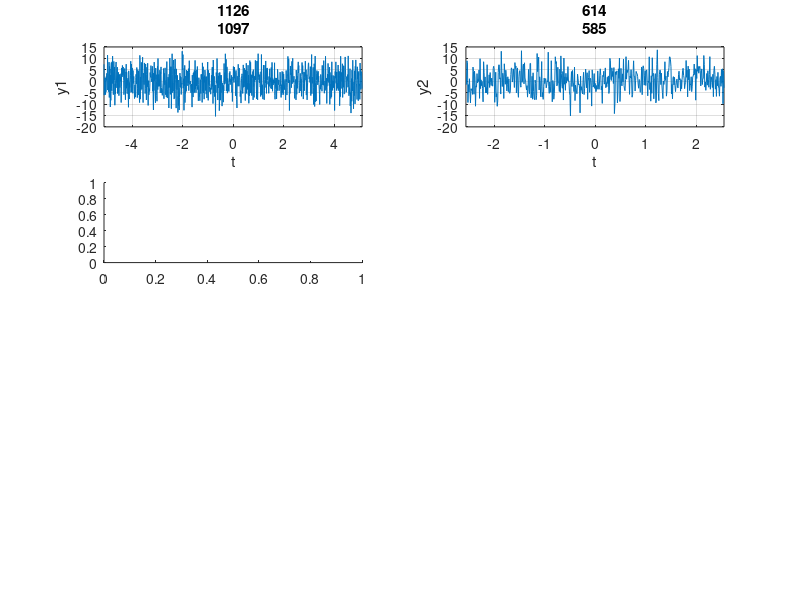

This chart was generated by the following MATLAB code: (Note: this script raises an error after producing the figure.)
%init
close all;
clear all;
clc;

%config
N1 = 2 ^ 10;
N2 = 2 ^ 9;
dt = 1e-2;
mu = 0;
sigma = 5;

%x
t1 = (- N1 / 2 : N1 / 2 - 1) * dt;
f1 = (- N1 / 2 : N1 / 2 - 1) / (N1 * dt);

x = -20 : 1 : 20;

t2 = (-N2 / 2 : N2 / 2 - 1) * dt;
f2 = (- N2 / 2 : N2 / 2 - 1) / (N2 * dt);

%y
y1 = sigma * randn(1, N1) + mu;
y2 = sigma * randn(1, N2) + mu;

g = (1 / (sigma * ((2 * pi) ^ (1 / 2)))) * exp(-((x - mu) .^ 2)/(2 * (sigma ^ 2)));

Y1 = abs(fftshift(fft(y1, N1))) / N1;
Y2 = abs(fftshift(fft(y2, N2))) / N2;

[r1, lags1] = xcorr(y1);
[r2, lags2] = xcorr(y2);

%plot
figure;

subplot(4, 2, 1);
plot(t1, y1);
grid on;
xlim([min(t1), max(t1)]);
xlabel("t");
ylabel("y1");
title("Random Numbers of Gauss Distrbution(N = " + N1 + ")");

subplot(4, 2, 2);
plot(t2, y2);
grid on;
xlim([min(t2), max(t2)]);
xlabel("t");
ylabel("y2");
title("Random Numbers of Gauss Distrbution(N = " + N2 + ")");

subplot(4, 2, 3);
hold on;
histogram(y1, x, 'Normalization', 'pdf');
xticks(x);
xticklabels(x);
plot(x, g);
hold off;
grid on;
xlim([min(x), max(x)]);
title("Histogram of y1");

subplot(4, 2, 4);
hold on;
histogram(y2, x, 'Normalization', 'pdf');
xticks(x);
xticklabels(x);
plot(x, g);
hold off;
grid on;
xlim([min(x), max(x)]);
title("Histogram of y2");

subplot(4, 2, 5);
plot(f1, Y1);
grid on;
xlabel("f");
ylabel("|Y1(w)|");
title("FFT of y1");

subplot(4, 2, 6);
plot(f2, Y2);
grid on;
xlabel("f");
ylabel("|Y2(w)|");
title("FFT of y1");

subplot(4, 2, 7);
plot(lags1, r1);
grid on;
xlim([min(lags1), max(lags1)]);
xlabel("f");
ylabel("|Y1(w)|");
title("Autocorrelation of y1");

subplot(4, 2, 8);
plot(lags2, r2);
grid on;
xlim([min(lags2), max(lags2)]);
xlabel("f");
ylabel("|Y2(w)|");
title("Autocorrelation of y2");

%save
saveas(gcf, "Q2_1.png");
